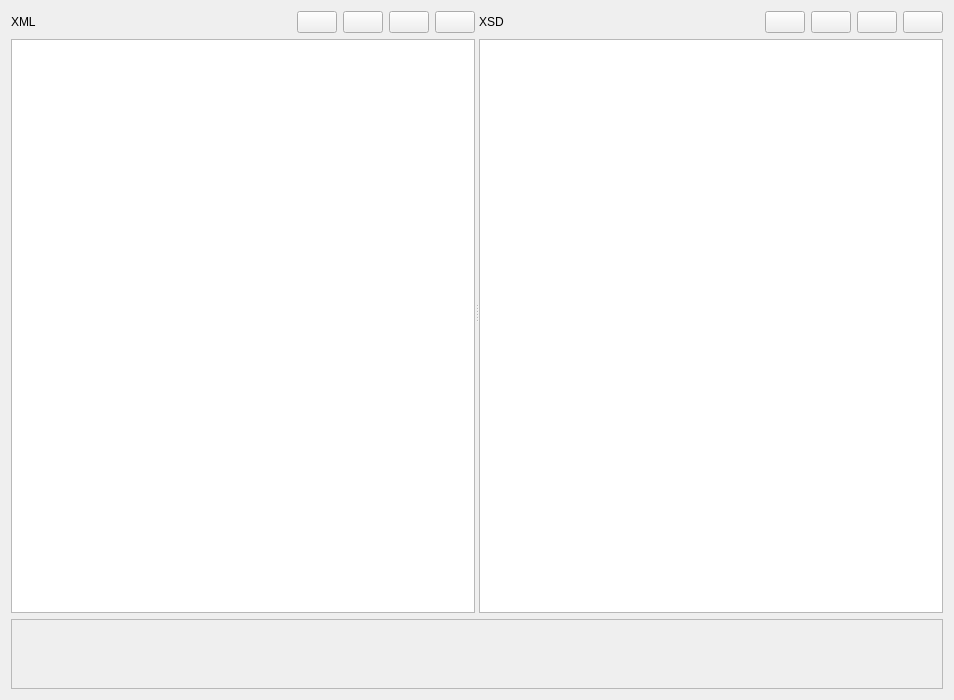
<?xml version="1.0" encoding="UTF-8"?>
<ui version="4.0">
 <class>XMLSchemeValidatorWidget</class>
 <widget class="QWidget" name="XMLSchemeValidatorWidget">
  <property name="geometry">
   <rect>
    <x>0</x>
    <y>0</y>
    <width>954</width>
    <height>700</height>
   </rect>
  </property>
  <property name="windowTitle">
   <string>Form</string>
  </property>
  <property name="locale">
   <locale language="English" country="UnitedStates"/>
  </property>
  <layout class="QVBoxLayout" name="verticalLayout_3" stretch="1,0">
   <item>
    <widget class="QSplitter" name="splitter">
     <property name="orientation">
      <enum>Qt::Orientation::Horizontal</enum>
     </property>
     <widget class="QWidget" name="verticalLayoutWidget">
      <layout class="QVBoxLayout" name="verticalLayout">
       <item>
        <layout class="QHBoxLayout" name="horizontalLayout">
         <item>
          <widget class="QLabel" name="label">
           <property name="text">
            <string>XML</string>
           </property>
          </widget>
         </item>
         <item>
          <spacer name="horizontalSpacer">
           <property name="orientation">
            <enum>Qt::Orientation::Horizontal</enum>
           </property>
           <property name="sizeHint" stdset="0">
            <size>
             <width>40</width>
             <height>20</height>
            </size>
           </property>
          </spacer>
         </item>
         <item>
          <widget class="QPushButton" name="openXMLButton">
           <property name="toolTip">
            <string>Open</string>
           </property>
           <property name="text">
            <string/>
           </property>
           <property name="icon">
            <iconset theme="QIcon::ThemeIcon::DocumentOpen"/>
           </property>
          </widget>
         </item>
         <item>
          <widget class="QPushButton" name="copyXMLButton">
           <property name="toolTip">
            <string>Copy</string>
           </property>
           <property name="text">
            <string/>
           </property>
           <property name="icon">
            <iconset theme="QIcon::ThemeIcon::EditCopy"/>
           </property>
          </widget>
         </item>
         <item>
          <widget class="QPushButton" name="pasteXMLButton">
           <property name="toolTip">
            <string>Paste</string>
           </property>
           <property name="text">
            <string/>
           </property>
           <property name="icon">
            <iconset theme="QIcon::ThemeIcon::EditPaste"/>
           </property>
          </widget>
         </item>
         <item>
          <widget class="QPushButton" name="clearXMLButton">
           <property name="toolTip">
            <string>Clear</string>
           </property>
           <property name="text">
            <string/>
           </property>
           <property name="icon">
            <iconset theme="QIcon::ThemeIcon::EditClear"/>
           </property>
          </widget>
         </item>
        </layout>
       </item>
       <item>
        <widget class="CodeEditor" name="xml"/>
       </item>
      </layout>
     </widget>
     <widget class="QWidget" name="verticalLayoutWidget_2">
      <layout class="QVBoxLayout" name="verticalLayout_2">
       <item>
        <layout class="QHBoxLayout" name="horizontalLayout_2">
         <item>
          <widget class="QLabel" name="label_2">
           <property name="text">
            <string>XSD</string>
           </property>
          </widget>
         </item>
         <item>
          <spacer name="horizontalSpacer_2">
           <property name="orientation">
            <enum>Qt::Orientation::Horizontal</enum>
           </property>
           <property name="sizeHint" stdset="0">
            <size>
             <width>40</width>
             <height>20</height>
            </size>
           </property>
          </spacer>
         </item>
         <item>
          <widget class="QPushButton" name="openXSDButton">
           <property name="toolTip">
            <string>Open</string>
           </property>
           <property name="text">
            <string/>
           </property>
           <property name="icon">
            <iconset theme="QIcon::ThemeIcon::DocumentOpen"/>
           </property>
          </widget>
         </item>
         <item>
          <widget class="QPushButton" name="copyXSDButton">
           <property name="toolTip">
            <string>Copy</string>
           </property>
           <property name="text">
            <string/>
           </property>
           <property name="icon">
            <iconset theme="QIcon::ThemeIcon::EditCopy"/>
           </property>
          </widget>
         </item>
         <item>
          <widget class="QPushButton" name="pasteXSDButton">
           <property name="toolTip">
            <string>Paste</string>
           </property>
           <property name="text">
            <string/>
           </property>
           <property name="icon">
            <iconset theme="QIcon::ThemeIcon::EditPaste"/>
           </property>
          </widget>
         </item>
         <item>
          <widget class="QPushButton" name="clearXSDButton">
           <property name="toolTip">
            <string>Clear</string>
           </property>
           <property name="text">
            <string/>
           </property>
           <property name="icon">
            <iconset theme="QIcon::ThemeIcon::EditClear"/>
           </property>
          </widget>
         </item>
        </layout>
       </item>
       <item>
        <widget class="CodeEditor" name="schema"/>
       </item>
      </layout>
     </widget>
    </widget>
   </item>
   <item>
    <widget class="QScrollArea" name="scrollArea">
     <property name="widgetResizable">
      <bool>true</bool>
     </property>
     <widget class="QWidget" name="infoLabelContainer">
      <property name="geometry">
       <rect>
        <x>0</x>
        <y>0</y>
        <width>934</width>
        <height>68</height>
       </rect>
      </property>
     </widget>
    </widget>
   </item>
  </layout>
 </widget>
 <customwidgets>
  <customwidget>
   <class>CodeEditor</class>
   <extends>QPlainTextEdit</extends>
   <header>editor/codeeditor.h</header>
  </customwidget>
 </customwidgets>
 <resources/>
 <connections/>
</ui>
